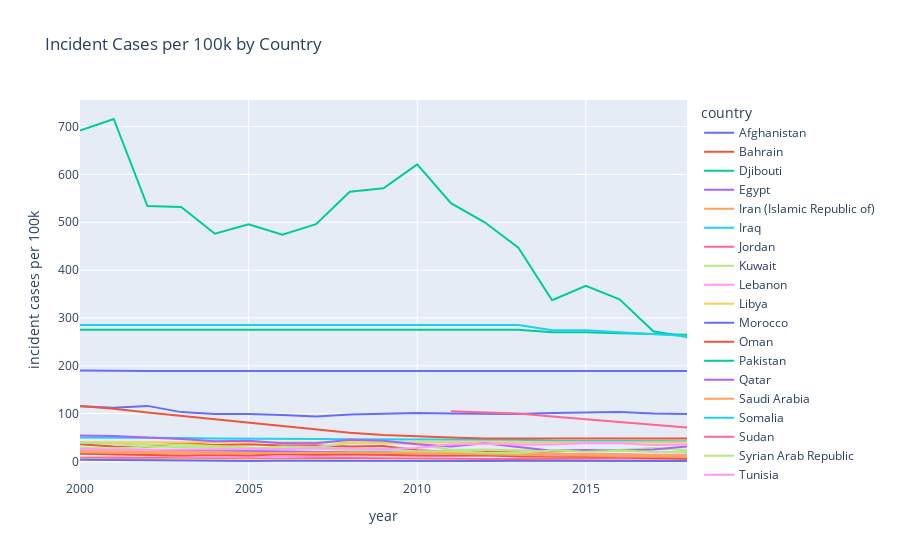

Write notebook code for a chart like this one.
### Code cell
#coutnry plots for Eastern Mediterranean Region
px.line(gyeEMR, x="year", y="incident cases per 100k", color="country", title="Incident Cases per 100k in the Eastern Mediterranean Region")

### Figure 1 — Plotly figure (JSON) as saved in the notebook; plotly's stock layout.template omitted (floating-point values rounded to 4 significant figures)
{"data": [{"hovertemplate": "country=Afghanistan<br>year=%{x}<br>incident cases per 100k=%{y}<extra></extra>", "legendgroup": "Afghanistan", "line": {"color": "#636efa", "dash": "solid"}, "mode": "lines", "name": "Afghanistan", "showlegend": true, "type": "scatter", "x": [2000, 2001, 2002, 2003, 2004, 2005, 2006, 2007, 2008, 2009, 2010, 2011, 2012, 2013, 2014, 2015, 2016, 2017, 2018], "xaxis": "x", "y": [190, 189, 189, 189, 189, 189, 189, 189, 189, 189, 189, 189, 189, 189, 189, 189, 189, 189, 189], "yaxis": "y"}, {"hovertemplate": "country=Bahrain<br>year=%{x}<br>incident cases per 100k=%{y}<extra></extra>", "legendgroup": "Bahrain", "line": {"color": "#EF553B", "dash": "solid"}, "mode": "lines", "name": "Bahrain", "showlegend": true, "type": "scatter", "x": [2000, 2001, 2002, 2003, 2004, 2005, 2006, 2007, 2008, 2009, 2010, 2011, 2012, 2013, 2014, 2015, 2016, 2017, 2018], "xaxis": "x", "y": [36, 31, 30, 39, 34, 36, 33, 33, 31, 32, 23, 20, 20, 18, 16, 15, 12, 12, 11], "yaxis": "y"}, {"hovertemplate": "country=Djibouti<br>year=%{x}<br>incident cases per 100k=%{y}<extra></extra>", "legendgroup": "Djibouti", "line": {"color": "#00cc96", "dash": "solid"}, "mode": "lines", "name": "Djibouti", "showlegend": true, "type": "scatter", "x": [2000, 2001, 2002, 2003, 2004, 2005, 2006, 2007, 2008, 2009, 2010, 2011, 2012, 2013, 2014, 2015, 2016, 2017, 2018], "xaxis": "x", "y": [692, 716, 534, 532, 476, 496, 474, 496, 564, 571, 621, 540, 500, 447, 337, 367, 339, 272, 260], "yaxis": "y"}, {"hovertemplate": "country=Egypt<br>year=%{x}<br>incident cases per 100k=%{y}<extra></extra>", "legendgroup": "Egypt", "line": {"color": "#ab63fa", "dash": "solid"}, "mode": "lines", "name": "Egypt", "showlegend": true, "type": "scatter", "x": [2000, 2001, 2002, 2003, 2004, 2005, 2006, 2007, 2008, 2009, 2010, 2011, 2012, 2013, 2014, 2015, 2016, 2017, 2018], "xaxis": "x", "y": [26, 25, 24, 23, 22, 21, 21, 20, 19, 19, 18, 17, 17, 16, 15, 15, 14, 13, 12], "yaxis": "y"}, {"hovertemplate": "country=Iran (Islamic Republic of)<br>year=%{x}<br>incident cases per 100k=%{y}<extra></extra>", "legendgroup": "Iran (Islamic Republic of)", "line": {"color": "#FFA15A", "dash": "solid"}, "mode": "lines", "name": "Iran (Islamic Republic of)", "showlegend": true, "type": "scatter", "x": [2000, 2001, 2002, 2003, 2004, 2005, 2006, 2007, 2008, 2009, 2010, 2011, 2012, 2013, 2014, 2015, 2016, 2017, 2018], "xaxis": "x", "y": [23, 22, 21, 20, 18, 17, 17, 16, 16, 17, 18, 18, 18, 18, 16, 16, 15, 14, 14], "yaxis": "y"}, {"hovertemplate": "country=Iraq<br>year=%{x}<br>incident cases per 100k=%{y}<extra></extra>", "legendgroup": "Iraq", "line": {"color": "#19d3f3", "dash": "solid"}, "mode": "lines", "name": "Iraq", "showlegend": true, "type": "scatter", "x": [2000, 2001, 2002, 2003, 2004, 2005, 2006, 2007, 2008, 2009, 2010, 2011, 2012, 2013, 2014, 2015, 2016, 2017, 2018], "xaxis": "x", "y": [50, 50, 49, 49, 48, 48, 48, 47, 46, 46, 45, 45, 45, 45, 43, 43, 43, 42, 42], "yaxis": "y"}, {"hovertemplate": "country=Jordan<br>year=%{x}<br>incident cases per 100k=%{y}<extra></extra>", "legendgroup": "Jordan", "line": {"color": "#FF6692", "dash": "solid"}, "mode": "lines", "name": "Jordan", "showlegend": true, "type": "scatter", "x": [2000, 2001, 2002, 2003, 2004, 2005, 2006, 2007, 2008, 2009, 2010, 2011, 2012, 2013, 2014, 2015, 2016, 2017, 2018], "xaxis": "x", "y": [7.5, 8.2, 7.3, 7.4, 7.3, 8, 7.8, 6.7, 6.8, 6.7, 5.8, 5.4, 5.1, 5.1, 5.4, 5.7, 5.4, 6.7, 5], "yaxis": "y"}, {"hovertemplate": "country=Kuwait<br>year=%{x}<br>incident cases per 100k=%{y}<extra></extra>", "legendgroup": "Kuwait", "line": {"color": "#B6E880", "dash": "solid"}, "mode": "lines", "name": "Kuwait", "showlegend": true, "type": "scatter", "x": [2000, 2001, 2002, 2003, 2004, 2005, 2006, 2007, 2008, 2009, 2010, 2011, 2012, 2013, 2014, 2015, 2016, 2017, 2018], "xaxis": "x", "y": [29, 27, 31, 30, 29, 26, 31, 30, 38, 38, 37, 24, 25, 23, 23, 22, 24, 28, 23], "yaxis": "y"}, {"hovertemplate": "country=Lebanon<br>year=%{x}<br>incident cases per 100k=%{y}<extra></extra>", "legendgroup": "Lebanon", "line": {"color": "#FF97FF", "dash": "solid"}, "mode": "lines", "name": "Lebanon", "showlegend": true, "type": "scatter", "x": [2000, 2001, 2002, 2003, 2004, 2005, 2006, 2007, 2008, 2009, 2010, 2011, 2012, 2013, 2014, 2015, 2016, 2017, 2018], "xaxis": "x", "y": [17, 15, 12, 10, 9.9, 9.6, 9.1, 11, 13, 12, 12, 11, 13, 13, 12, 12, 11, 10, 11], "yaxis": "y"}, {"hovertemplate": "country=Libya<br>year=%{x}<br>incident cases per 100k=%{y}<extra></extra>", "legendgroup": "Libya", "line": {"color": "#FECB52", "dash": "solid"}, "mode": "lines", "name": "Libya", "showlegend": true, "type": "scatter", "x": [2000, 2001, 2002, 2003, 2004, 2005, 2006, 2007, 2008, 2009, 2010, 2011, 2012, 2013, 2014, 2015, 2016, 2017, 2018], "xaxis": "x", "y": [40, 40, 40, 40, 40, 40, 40, 40, 40, 40, 40, 40, 40, 40, 40, 40, 40, 40, 40], "yaxis": "y"}, {"hovertemplate": "country=Morocco<br>year=%{x}<br>incident cases per 100k=%{y}<extra></extra>", "legendgroup": "Morocco", "line": {"color": "#636efa", "dash": "solid"}, "mode": "lines", "name": "Morocco", "showlegend": true, "type": "scatter", "x": [2000, 2001, 2002, 2003, 2004, 2005, 2006, 2007, 2008, 2009, 2010, 2011, 2012, 2013, 2014, 2015, 2016, 2017, 2018], "xaxis": "x", "y": [115, 112, 116, 103, 99, 99, 97, 94, 98, 99, 101, 100, 99, 99, 101, 102, 103, 100, 99], "yaxis": "y"}, {"hovertemplate": "country=Oman<br>year=%{x}<br>incident cases per 100k=%{y}<extra></extra>", "legendgroup": "Oman", "line": {"color": "#EF553B", "dash": "solid"}, "mode": "lines", "name": "Oman", "showlegend": true, "type": "scatter", "x": [2000, 2001, 2002, 2003, 2004, 2005, 2006, 2007, 2008, 2009, 2010, 2011, 2012, 2013, 2014, 2015, 2016, 2017, 2018], "xaxis": "x", "y": [16, 15, 14, 12, 14, 12, 15, 14, 15, 13, 12, 12, 13, 10, 10, 8.8, 8.9, 6.7, 5.9], "yaxis": "y"}, {"hovertemplate": "country=Pakistan<br>year=%{x}<br>incident cases per 100k=%{y}<extra></extra>", "legendgroup": "Pakistan", "line": {"color": "#00cc96", "dash": "solid"}, "mode": "lines", "name": "Pakistan", "showlegend": true, "type": "scatter", "x": [2000, 2001, 2002, 2003, 2004, 2005, 2006, 2007, 2008, 2009, 2010, 2011, 2012, 2013, 2014, 2015, 2016, 2017, 2018], "xaxis": "x", "y": [275, 275, 275, 276, 276, 276, 276, 276, 276, 276, 276, 276, 276, 275, 270, 270, 268, 267, 265], "yaxis": "y"}, {"hovertemplate": "country=Qatar<br>year=%{x}<br>incident cases per 100k=%{y}<extra></extra>", "legendgroup": "Qatar", "line": {"color": "#ab63fa", "dash": "solid"}, "mode": "lines", "name": "Qatar", "showlegend": true, "type": "scatter", "x": [2000, 2001, 2002, 2003, 2004, 2005, 2006, 2007, 2008, 2009, 2010, 2011, 2012, 2013, 2014, 2015, 2016, 2017, 2018], "xaxis": "x", "y": [54, 53, 50, 47, 42, 43, 38, 38, 45, 43, 36, 31, 38, 30, 22, 24, 22, 25, 31], "yaxis": "y"}, {"hovertemplate": "country=Saudi Arabia<br>year=%{x}<br>incident cases per 100k=%{y}<extra></extra>", "legendgroup": "Saudi Arabia", "line": {"color": "#FFA15A", "dash": "solid"}, "mode": "lines", "name": "Saudi Arabia", "showlegend": true, "type": "scatter", "x": [2000, 2001, 2002, 2003, 2004, 2005, 2006, 2007, 2008, 2009, 2010, 2011, 2012, 2013, 2014, 2015, 2016, 2017, 2018], "xaxis": "x", "y": [19, 18, 18, 17, 16, 17, 18, 18, 18, 17, 19, 16, 15, 13, 12, 12, 10, 10, 10], "yaxis": "y"}, {"hovertemplate": "country=Somalia<br>year=%{x}<br>incident cases per 100k=%{y}<extra></extra>", "legendgroup": "Somalia", "line": {"color": "#19d3f3", "dash": "solid"}, "mode": "lines", "name": "Somalia", "showlegend": true, "type": "scatter", "x": [2000, 2001, 2002, 2003, 2004, 2005, 2006, 2007, 2008, 2009, 2010, 2011, 2012, 2013, 2014, 2015, 2016, 2017, 2018], "xaxis": "x", "y": [285, 285, 285, 285, 285, 285, 285, 285, 286, 286, 286, 286, 286, 285, 274, 274, 270, 266, 262], "yaxis": "y"}, {"hovertemplate": "country=Sudan<br>year=%{x}<br>incident cases per 100k=%{y}<extra></extra>", "legendgroup": "Sudan", "line": {"color": "#FF6692", "dash": "solid"}, "mode": "lines", "name": "Sudan", "showlegend": true, "type": "scatter", "x": [2011, 2012, 2013, 2014, 2015, 2016, 2017, 2018], "xaxis": "x", "y": [105, 103, 100, 94, 88, 82, 77, 71], "yaxis": "y"}, {"hovertemplate": "country=Syrian Arab Republic<br>year=%{x}<br>incident cases per 100k=%{y}<extra></extra>", "legendgroup": "Syrian Arab Republic", "line": {"color": "#B6E880", "dash": "solid"}, "mode": "lines", "name": "Syrian Arab Republic", "showlegend": true, "type": "scatter", "x": [2000, 2001, 2002, 2003, 2004, 2005, 2006, 2007, 2008, 2009, 2010, 2011, 2012, 2013, 2014, 2015, 2016, 2017, 2018], "xaxis": "x", "y": [39, 37, 35, 35, 32, 29, 26, 27, 23, 24, 21, 21, 18, 17, 23, 20, 22, 20, 19], "yaxis": "y"}, {"hovertemplate": "country=Tunisia<br>year=%{x}<br>incident cases per 100k=%{y}<extra></extra>", "legendgroup": "Tunisia", "line": {"color": "#FF97FF", "dash": "solid"}, "mode": "lines", "name": "Tunisia", "showlegend": true, "type": "scatter", "x": [2000, 2001, 2002, 2003, 2004, 2005, 2006, 2007, 2008, 2009, 2010, 2011, 2012, 2013, 2014, 2015, 2016, 2017, 2018], "xaxis": "x", "y": [26, 25, 24, 25, 25, 26, 26, 28, 27, 26, 28, 35, 37, 35, 35, 38, 38, 34, 35], "yaxis": "y"}, {"hovertemplate": "country=United Arab Emirates<br>year=%{x}<br>incident cases per 100k=%{y}<extra></extra>", "legendgroup": "United Arab Emirates", "line": {"color": "#FECB52", "dash": "solid"}, "mode": "lines", "name": "United Arab Emirates", "showlegend": true, "type": "scatter", "x": [2000, 2001, 2002, 2003, 2004, 2005, 2006, 2007, 2008, 2009, 2010, 2011, 2012, 2013, 2014, 2015, 2016, 2017, 2018], "xaxis": "x", "y": [4.2, 2.6, 3, 3.6, 2.6, 2.6, 2, 1.8, 1.5, 1.7, 1.8, 1.3, 0.99, 1, 0.75, 0.78, 0.79, 0.8, 1], "yaxis": "y"}, {"hovertemplate": "country=West Bank and Gaza Strip<br>year=%{x}<br>incident cases per 100k=%{y}<extra></extra>", "legendgroup": "West Bank and Gaza Strip", "line": {"color": "#636efa", "dash": "solid"}, "mode": "lines", "name": "West Bank and Gaza Strip", "showlegend": true, "type": "scatter", "x": [2000, 2001, 2002, 2003, 2004, 2005, 2006, 2007, 2008, 2009, 2010, 2011, 2012, 2013, 2014, 2015, 2016, 2017, 2018], "xaxis": "x", "y": [3.2, 2.5, 1.9, 1.3, 0.82, 0.98, 1.4, 1.1, 1.3, 1.1, 0.96, 0.96, 0.94, 1.1, 1.2, 1.1, 0.97, 0.76, 0.77], "yaxis": "y"}, {"hovertemplate": "country=Yemen<br>year=%{x}<br>incident cases per 100k=%{y}<extra></extra>", "legendgroup": "Yemen", "line": {"color": "#EF553B", "dash": "solid"}, "mode": "lines", "name": "Yemen", "showlegend": true, "type": "scatter", "x": [2000, 2001, 2002, 2003, 2004, 2005, 2006, 2007, 2008, 2009, 2010, 2011, 2012, 2013, 2014, 2015, 2016, 2017, 2018], "xaxis": "x", "y": [116, 110, 102, 95, 87, 80, 73, 66, 60, 55, 52, 50, 48, 48, 48, 48, 48, 48, 48], "yaxis": "y"}], "layout": {"legend": {"title": {"text": "country"}, "tracegroupgap": 0}, "title": {"text": "Incident Cases per 100k by Country"}, "xaxis": {"anchor": "y", "domain": [0, 1], "title": {"text": "year"}}, "yaxis": {"anchor": "x", "domain": [0, 1], "title": {"text": "incident cases per 100k"}}}}
